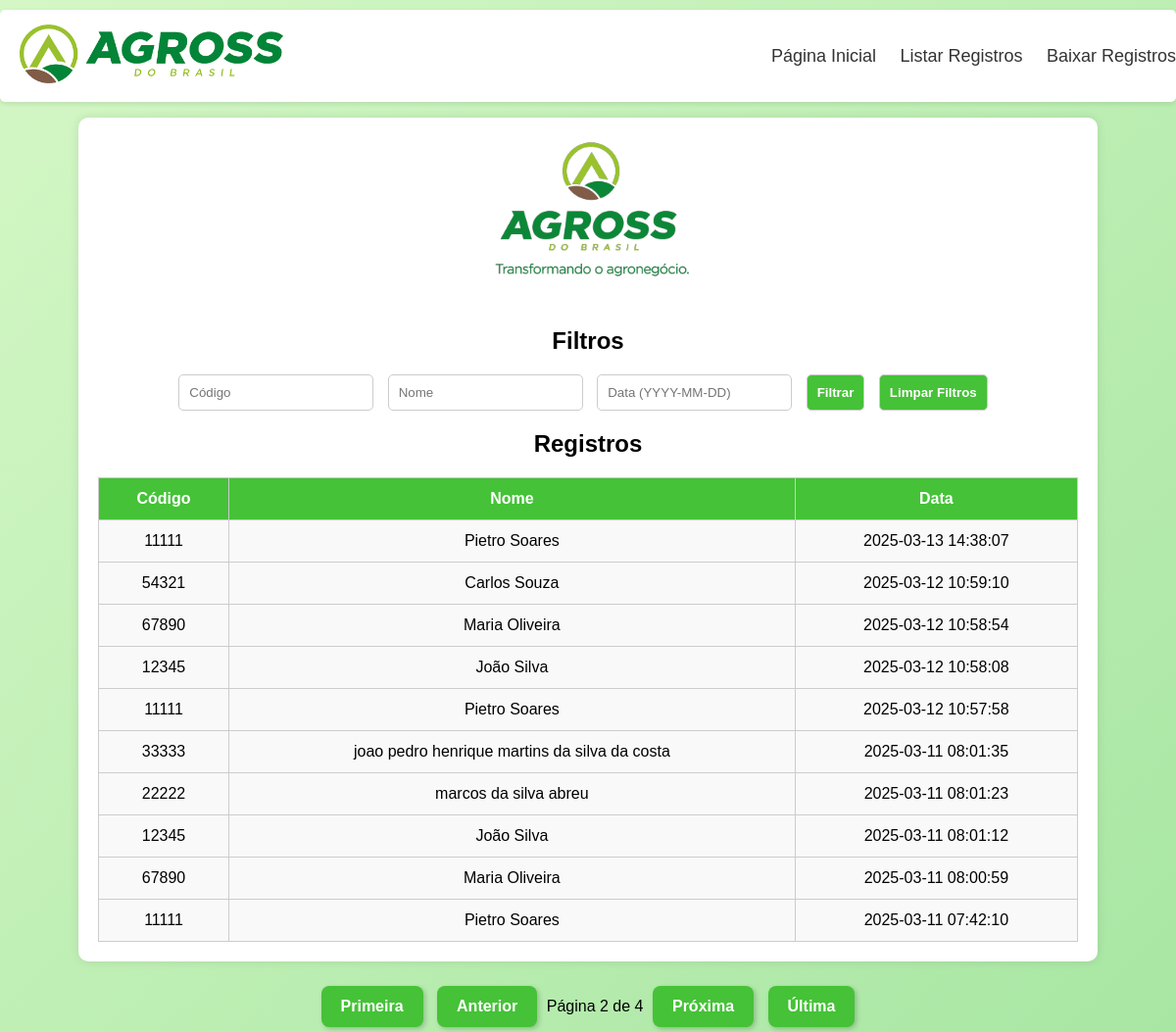
/registros?page=2&data=&nome=&codigo=, run on the app's committed database.
### models.py (models this page shows)
class Registro(db.Model):
    id = db.Column(db.Integer, primary_key=True)
    codigo = db.Column(db.String(50), nullable=False)
    nome = db.Column(db.String(100), nullable=False)
    data_hora = db.Column(db.DateTime, nullable=False)

### routes/registros.py (the view, shortened to what this page needs)
@registros_bp.route('/registros', methods=['GET'])
def registros():
    try:
        data_filtro = request.args.get('data')
        nome_filtro = request.args.get('nome')
        codigo_filtro = request.args.get('codigo')
        page = request.args.get('page', 1, type=int)
        per_page = 10  # Limite de registros por página
        query = Registro.query.order_by(Registro.data_hora.desc())
        if nome_filtro:
            query = query.filter(Registro.nome.ilike(f"%{nome_filtro}%"))
        if codigo_filtro:
            query = query.filter(Registro.codigo.ilike(f"%{codigo_filtro}%"))
        registros_paginados = query.paginate(page=page, per_page=per_page, error_out=False)
        return render_template(
            'consulta.html',
            registros=registros_paginados.items,  # Registros da página atual
            page=registros_paginados.page,        # Página atual
            total_pages=registros_paginados.pages,  # Total de páginas
            data_filtro=data_filtro,  # Passando filtro para a URL
            nome_filtro=nome_filtro,  # Passando filtro para a URL
            codigo_filtro=codigo_filtro  # Passando filtro para a URL
        )
    except Exception as e:
        return jsonify({"erro": str(e)}), 500

### templates/consulta.html (shortened to what this page needs)
<!DOCTYPE html>
<html lang="pt">
<head>
 <link rel="stylesheet" href="static/css/styleConsulta.css">
</head>
<body>
    <div class="nav">
        <div class="logo">
            <img src="{{ url_for('static', filename='logo2.png') }}" alt="Logo">
        </div>
        <div class="menu">
            <a href="/">Página Inicial</a>
            <a href="/registros">Listar Registros</a>
            <a href="/downloads">Baixar Registros</a>
        </div>
    </div>
    <div class="container">
        <img src="{{ url_for('static', filename='agrossLogo.png') }}" alt="Logo">
        <h2>Filtros</h2>
        <div class="filters">
            <form method="GET" action="/registros">
                <input type="text" name="codigo" placeholder="Código" value="{{ codigo }}" />
                <input type="text" name="nome" placeholder="Nome" value="{{ nome }}" />
                <input type="text" name="data" placeholder="Data (YYYY-MM-DD)" value="{{ data }}" />
                <button type="submit">Filtrar</button>
                <button type="reset" onclick="window.location.href='/registros';">Limpar Filtros</button>
            </form>
        </div>
        <h2>Registros</h2>
        <table>
            <thead>
                <tr>
                    <th>Código</th>
                    <th>Nome</th>
                    <th>Data</th>
                </tr>
            </thead>
            <tbody>
                {% for registro in registros %}
                <tr>
                    <td>{{ registro.codigo }}</td>
                    <td>{{ registro.nome }}</td>
                    <td>{{ registro.data_hora }}</td>
                </tr>
                {% else %}
                <tr>
                    <td colspan="3">Nenhum registro encontrado</td>
                </tr>
                {% endfor %}
            </tbody>
        </table>
    </div>
    <div class="pagination">
        {% if page > 1 %}
            <a href="{{ url_for('registros.registros', page=1, data=request.args.get('data', ''), nome=request.args.get('nome', ''), codigo=request.args.get('codigo', '')) }}">Primeira</a>
            <a href="{{ url_for('registros.registros', page=page-1, data=request.args.get('data', ''), nome=request.args.get('nome', ''), codigo=request.args.get('codigo', '')) }}">Anterior</a>
        {% else %}
            <a class="disabled">Primeira</a>
            <a class="disabled">Anterior</a>
        {% endif %}
        <span>Página {{ page }} de {{ total_pages }}</span>
        {% if page < total_pages %}
            <a href="{{ url_for('registros.registros', page=page+1, data=request.args.get('data', ''), nome=request.args.get('nome', ''), codigo=request.args.get('codigo', '')) }}">Próxima</a>
            <a href="{{ url_for('registros.registros', page=total_pages, data=request.args.get('data', ''), nome=request.args.get('nome', ''), codigo=request.args.get('codigo', '')) }}">Última</a>
        {% else %}
            <a class="disabled">Próxima</a>
            <a class="disabled">Última</a>
        {% endif %}
    </div>
</body>
</html>

### static/css/styleConsulta.css (style rules this page uses)
body { font-family: Arial, sans-serif; background: linear-gradient(135deg, #d4f7c5, #a8e6a3); margin: 0; padding: 0; text-align: center !important; }
.nav { background-color: #ffffff; padding: 15px 0; display: flex; align-items: center; justify-content: space-between; box-shadow: 0 2px 5px rgba(0, 0, 0, 0.1); border-radius: 5px; margin-top: 10px; position: fixed; width: 100%; top: 0; left: 0; z-index: 1000; }
.nav .logo img { max-height: 60px; margin-left: 20px; }
.nav .menu a { color: #333; text-decoration: none; margin-left: 20px; font-size: 18px; }
.container { background: white; padding: 20px; border-radius: 10px; box-shadow: 0px 0px 10px rgba(0, 0, 0, 0.1); max-width: 1000px; margin: 120px auto 0; }
.container img { max-height: 150px; margin-bottom: 20px; }
h2 { font-size: 24px; margin-bottom: 20px; }
.filters { margin-bottom: 20px; }
.filters input, .filters button { padding: 10px; margin-right: 10px; border-radius: 5px; border: 1px solid #ccc; }
.filters button { background-color: #45c237; color: white; cursor: pointer; font-weight: bold; }
table { width: 100%; border-collapse: collapse; margin-top: 20px; }
table, th, td { border: 1px solid #ccc; }
th, td { padding: 12px; text-align: center; }
th { background-color: #45c237; color: white; }
td { background-color: #f9f9f9; }
.pagination { text-align: center; margin-top: 20px; }
.pagination a { display: inline-block; padding: 12px 20px; margin: 5px; background-color: #45c237; color: white; text-decoration: none; border-radius: 8px; font-weight: bold; transition: background 0.3s, transform 0.2s; box-shadow: 2px 2px 5px rgba(0, 0, 0, 0.2); }

### data on the page
Registro: codigo "11111", nome "Pietro Soares", data_hora "2025-03-13 14:38:07"
Registro: codigo "54321", nome "Carlos Souza", data_hora "2025-03-12 10:59:10"
Registro: codigo "67890", nome "Maria Oliveira", data_hora "2025-03-12 10:58:54"
Registro: codigo "12345", nome "João Silva", data_hora "2025-03-12 10:58:08"
Registro: codigo "11111", nome "Pietro Soares", data_hora "2025-03-12 10:57:58"
Registro: codigo "33333", nome "joao pedro henrique martins da silva da costa", data_hora "2025-03-11 08:01:35"
Registro: codigo "22222", nome "marcos da silva abreu", data_hora "2025-03-11 08:01:23"
Registro: codigo "12345", nome "João Silva", data_hora "2025-03-11 08:01:12"
Registro: codigo "67890", nome "Maria Oliveira", data_hora "2025-03-11 08:00:59"
Registro: codigo "11111", nome "Pietro Soares", data_hora "2025-03-11 07:42:10"

### other printed values
{{ page }} "2"
{{ total_pages }} "4"
